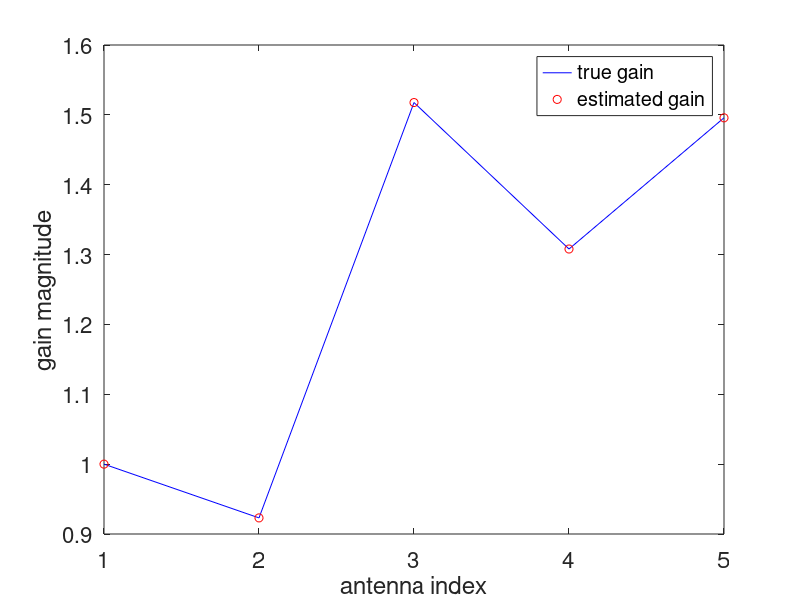
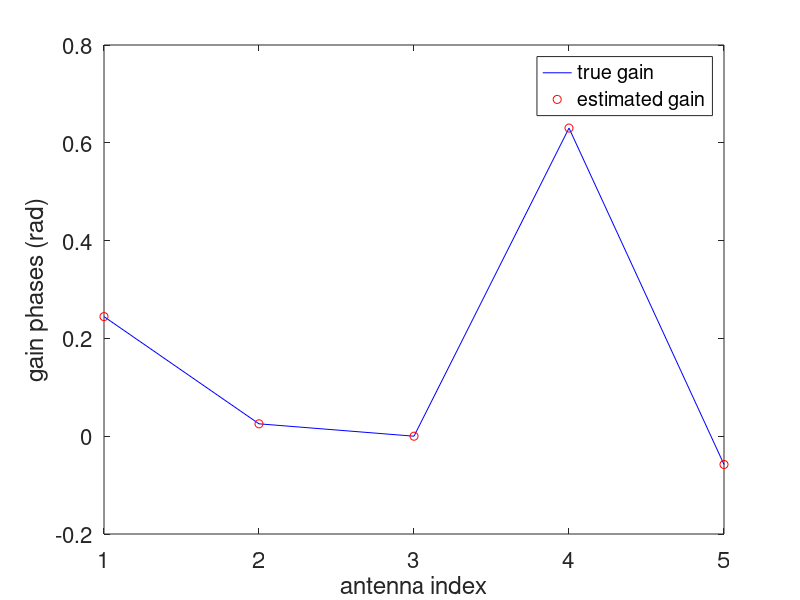

Here is the MATLAB script that generated these plots, in order:
%% Simple demonstration of redundancy calibration for QC project
%
% This script provides a simple demonstration of redundancy calibration
% using a 5-element uniform linear array. It uses conventional redundancy
% calibration based on the logarithm of the elements of the measured array
% covariance matrix (the visibilities) as that allows to estimate the gain
% magnitudes and phases directly without resorting to iterative estimateion
% of the true values of the measured visibilites and the gains. The latter
% approach is more robust to low-SNR scenarios, but is more complicated and
% therefore less suitable for the initial exploration of QC approaches to
% radio interferometric calibration. Both implementations of redundancy
% calibration are described in [1].
%
% The basic idea of redundancy calibration is that identical baselines
% should measure the same visibility. For a 5-element uniform linear array,
% there are 3 distinct types of redundant baselines:
%
% array configuration   x   x   x   x   x
% baseline type 1        <-> <-> <-> <->
% baseline type 2        <-----> <----->
%                            <----->
%                                <----->
% baseline type 3        <--------->
%                            <--------->
%
% Each element of the array covariance matrix is a product of two gains and
% the unperturbed value of the corresponding visibility. Conventional
% redundancy calibration takes the logarithm to transform this product of
% factors into a summation of terms, resulting in a very simple linear
% relationship with a sparse measurement matrix.
%
% Reference
% [1]   Stefan J. Wijnholds and Parisa Noorishad, "Statistically optimal
% self-calibration of regular imaging arrays", European Signal Processing
% Conference (EuSiPCo), 2012.
%
% Stefan J. Wijnholds, October 7, 2021

%% simulation setup

% start with a clean workspace
clear
close all

% antenna positions in m of 5-element uniform linear array as column vector
xpos = (-2:1:2).';
% number of antennas
% Hardcoded as the measurement matrix will be hardcoded for this example as
% well, so we want to trigger an error when an inconsistent simulation
% setup is defined.
Nant = 5;

% source positions as column vector of directional cosines
% A 3-source model is used to ensure that different baselines have
% different true visibilities. This may not be true for a 1-source model.
l = [-0.5; 0.2; 0.7];

% source powers as column vector
sigma = [0.8; 1; 0.4];

% gain column vector
% This is what we like to estimate
g = 1 + 0.3 * (randn(Nant, 1) + 1i * randn(Nant, 1));

% geometrical delays of source signals over the array
freq = 150e6;   % measurement frequency in MHz
c = 2.99792e8;  % speed of light in m/s
A = exp(-(2 * pi * 1i * freq / c) * (xpos * l.'));

% noise-free "measured" visibilities
R = diag(g) * A * diag(sigma) * A' * diag(g)';

%% perform redundancy calibration of gain magnitudes

% measurement matrix for gain magnitudes
Mmag = [1 1 0 0 0 1 0 0; ... % baseline type 1 (4 rows)
        0 1 1 0 0 1 0 0; ...
        0 0 1 1 0 1 0 0; ...
        0 0 0 1 1 1 0 0; ...
        1 0 1 0 0 0 1 0; ... % baseline type 2 (3 rows)
        0 1 0 1 0 0 1 0; ...
        0 0 1 0 1 0 1 0; ...
        1 0 0 1 0 0 0 1; ... % baseline type 3 (1 row)
        0 1 0 0 1 0 0 1; ...
        1 0 0 0 0 0 0 0];    % magnitude constriant
% This measurement matrix applies to the elements in the upper triangle of
% the array covariance matrix to which redundancy is applicable. The
% following selection matrix selects the appropriate elements from the
% array covariance matrix
sel = [6, 12, 18, 24, 11, 17, 23, 16, 22].';

% solve for gain magnitudes
theta = Mmag \ [log10(abs(R(sel))); 0];
gmag = 10.^theta(1:Nant);

% show comparison
figure
% Normalise true gain values to match constraint that the gain of the first
% element is unity
gmag_true = abs(g) / abs(g(1));
plot(1:5, gmag_true, 'b-', 1:5, gmag, 'ro');
set(gca, 'FontSize', 16);
xlabel('antenna index');
ylabel('gain magnitude');
legend('true gain', 'estimated gain');

%% perform redundancy calibration of gain phases

% measurement matrix for gain phases
Mph = [ 1 -1  0  0  0  1  0  0; ... % baseline type 1 (4 rows)
        0  1 -1  0  0  1  0  0; ...
        0  0  1 -1  0  1  0  0; ...
        0  0  0  1 -1  1  0  0; ...
        1  0 -1  0  0  0  1  0; ... % baseline type 2 (3 rows)
        0  1  0 -1  0  0  1  0; ...
        0  0  1  0 -1  0  1  0; ...
        1  0  0 -1  0  0  0  1; ... % baseline type 3 (1 row)
        0  1  0  0 -1  0  0  1; ...
        0  0  1  0  0  0  0  0; ... % phase constraint on first element
       [xpos.' 0 0 0]];             % phase gradient constraint

% solve for gain magnitudes
theta = Mph \ [angle(R(sel)); 0; 0];
gph = theta(1:Nant);

% show comparison
figure
% apply constraint that central element is phase reference
gph_true = angle(g) - angle(g(3));
% find (arbitrary) phase gradient ambiguity
theta = xpos \ (gph_true - gph);
% correct true gains for this gradient ambiguity
gph_true = gph_true - theta * xpos;
plot(1:5, gph_true, 'b-', 1:5, gph, 'ro');
set(gca, 'FontSize', 16);
xlabel('antenna index');
ylabel('gain phases (rad)');
legend('true gain', 'estimated gain');

